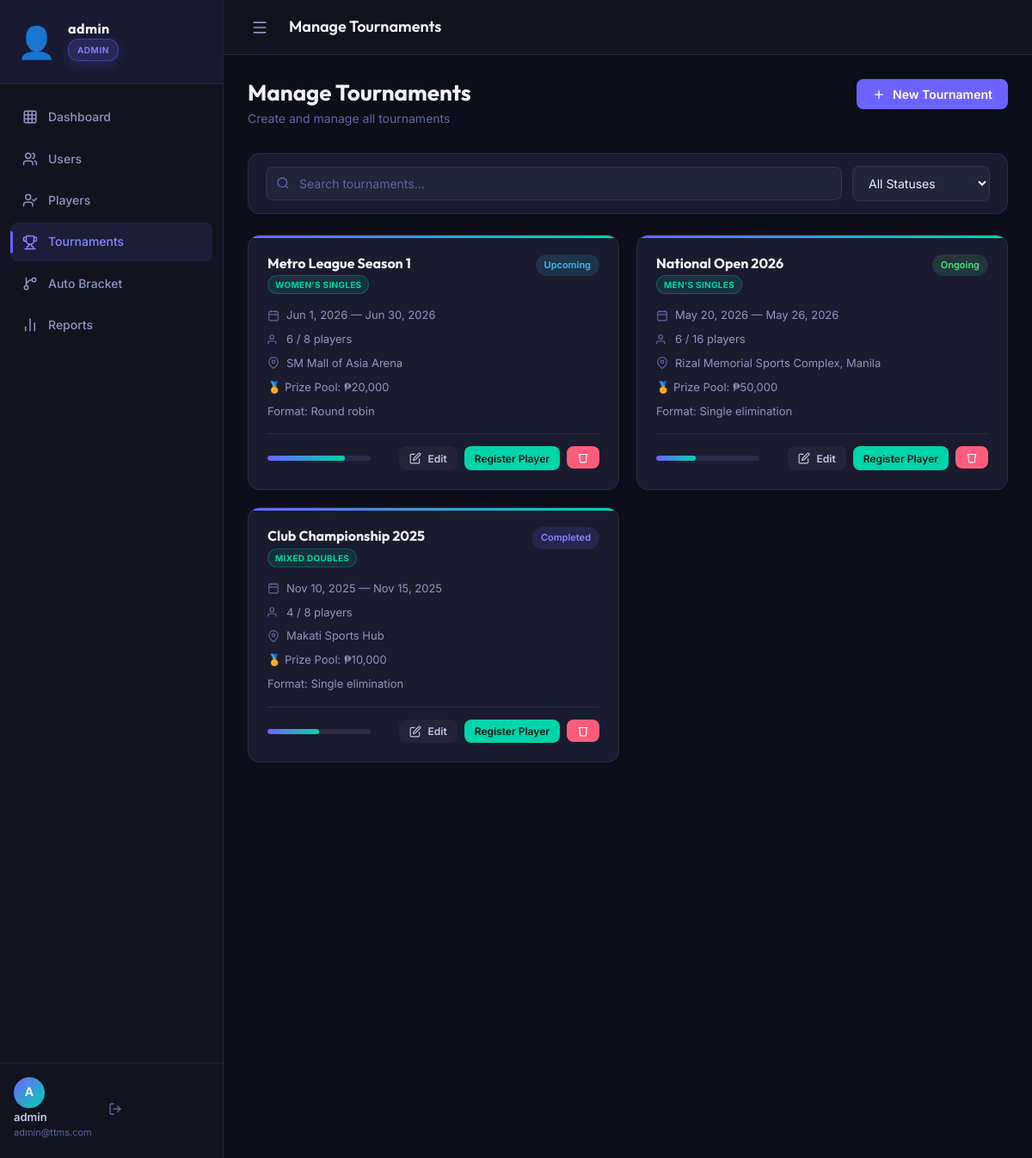
The app's page /admin/manage_tournaments.php (signed in), older data.
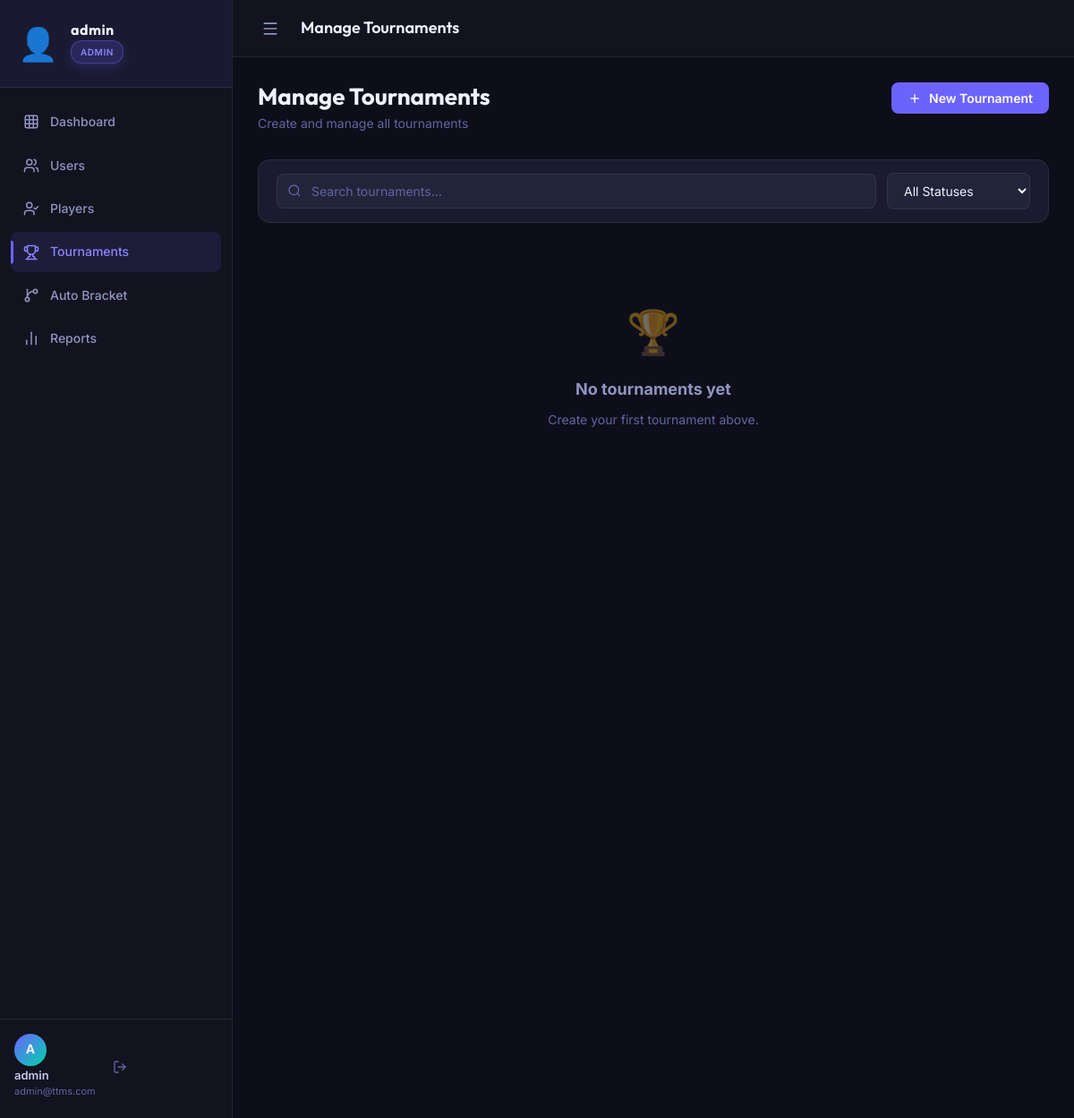
The same page, newer data.
### tables this page shows
CREATE TABLE IF NOT EXISTS tournaments (
    id               INT AUTO_INCREMENT PRIMARY KEY,
    organizer_id     INT          NOT NULL,
    name             VARCHAR(150) NOT NULL,
    category         VARCHAR(100) NOT NULL DEFAULT 'Open Singles',
    description      TEXT,
    format           ENUM('single_elimination','round_robin','double_elimination') NOT NULL DEFAULT 'single_elimination',
    status           ENUM('upcoming','ongoing','completed','cancelled') NOT NULL DEFAULT 'upcoming',
    max_players      INT          NOT NULL DEFAULT 16,
    start_date       DATE         NOT NULL,
    end_date         DATE,
    venue            VARCHAR(150),
    prize_pool       VARCHAR(100),
    prize_champion   VARCHAR(100),
    prize_2nd        VARCHAR(100),
    prize_3rd        VARCHAR(100),
    prize_4th        VARCHAR(100),
    registration_fee VARCHAR(100),
    created_at           TIMESTAMP    DEFAULT CURRENT_TIMESTAMP,
    updated_at           TIMESTAMP    DEFAULT CURRENT_TIMESTAMP ON UPDATE CURRENT_TIMESTAMP,
    proofs_delete_after  DATETIME     NULL DEFAULT NULL,
    FOREIGN KEY (organizer_id) REFERENCES users(id) ON DELETE CASCADE
);

### includes/auth.php (called while the page is built, shortened)
<?php
require_once __DIR__ . '/../config/database.php';
function isLoggedIn(): bool {
    return isset($_SESSION['user_id']) && !empty($_SESSION['user_id']);
}
function getCurrentUser(): ?array {
    return [
        'id'       => $_SESSION['user_id'],
        'username' => $_SESSION['username'],
        'role'     => $_SESSION['role'],
        'email'    => $_SESSION['email'],
    ];
}
function e($val) {
    return htmlspecialchars((string)$val, ENT_QUOTES | ENT_HTML5, 'UTF-8');
}

### modules/tournaments/tournament_functions.php (called while the page is built, shortened)
<?php
require_once __DIR__ . '/../../config/database.php';
function approvedRegistrationCountSql(): string {
    return "(COUNT(DISTINCT CASE WHEN tp.registration_status = 'approved' THEN tp.player_id END)
            + COALESCE((SELECT COUNT(*) FROM tournament_guests tg
                WHERE tg.tournament_id = t.id AND tg.registration_status = 'approved'), 0))";
}
function getAllTournaments(string $search = '', string $status = ''): array {
    $countSql = approvedRegistrationCountSql();
    $sql = "SELECT t.*, u.username AS organizer_name,
                   {$countSql} AS registered_count
            FROM tournaments t
            JOIN users u ON t.organizer_id = u.id
            LEFT JOIN tournament_players tp ON t.id = tp.tournament_id
            WHERE 1=1";
    $params = [];
    $sql .= " GROUP BY t.id ORDER BY t.start_date DESC";
    $stmt = db()->prepare($sql);
    $stmt->execute($params);
    return $stmt->fetchAll();
}
function getTournamentPrizePlaces(?array $tournament): array {
    $places = [
        ['label' => 'Champion', 'value' => trim($tournament['prize_champion'] ?? '')],
        ['label' => '2nd Place', 'value' => trim($tournament['prize_2nd'] ?? '')],
        ['label' => '3rd Place', 'value' => trim($tournament['prize_3rd'] ?? '')],
        ['label' => '4th Place', 'value' => trim($tournament['prize_4th'] ?? '')],
    ];
    $legacy = trim($tournament['prize_pool'] ?? '');
    if ($legacy !== '') {
        return [['label' => 'Prize Pool', 'value' => $legacy]];
    }
    return [];
}

### config/database.php (called while the page is built, shortened)
<?php
class Database {
    private static ?PDO $instance = null;
    public static function getConnection(): PDO {
        if (self::$instance === null) {
            $dsn = "mysql:host=" . DB_HOST . ";dbname=" . DB_NAME . ";charset=" . DB_CHARSET;
            $options = [
                PDO::ATTR_ERRMODE            => PDO::ERRMODE_EXCEPTION,
                PDO::ATTR_DEFAULT_FETCH_MODE => PDO::FETCH_ASSOC,
                PDO::ATTR_EMULATE_PREPARES   => false,
            ];
            try {
                self::$instance = new PDO($dsn, DB_USER, DB_PASS, $options);
            } catch (PDOException $e) {
                die(json_encode(['error' => 'Database connection failed: ' . $e->getMessage()]));
            }
        }
        return self::$instance;
    }
}
function db(): PDO {
    return Database::getConnection();
}

### admin/manage_tournaments.php (the view, shortened to what the changed rows need)
<?php
require_once __DIR__ . '/../includes/auth.php';
require_once __DIR__ . '/../modules/tournaments/tournament_functions.php';
$search       = trim($_GET['search'] ?? '');
$statusFilter = $_GET['status'] ?? '';
$tournaments  = getAllTournaments($search, $statusFilter);
require_once __DIR__ . '/../includes/header.php';
?>
<div class="page-header">
    <div class="page-heading">
        <h1>Manage Tournaments</h1>
    </div>
</div>
<div class="tournament-grid mb-24">
<?php if (empty($tournaments)): ?>
    <div class="empty-state" style="grid-column:1/-1"><div class="empty-icon">🏆</div><h3>No tournaments yet</h3><p>Create your first tournament above.</p></div>
<?php else: ?>
<?php foreach ($tournaments as $t): ?>
<div class="tournament-card">
    <div class="tournament-card-header">
        <div>
            <div class="tournament-name"><?= e($t['name']) ?></div>
            <div style="margin-top: 4px; display: flex; gap: 6px; flex-wrap: wrap;">
                <span style="background: rgba(0, 212, 170, 0.12); border: 1px solid rgba(0, 212, 170, 0.25); padding: 2px 8px; border-radius: 20px; color: var(--accent); font-size: 10px; font-weight: 700; text-transform: uppercase; letter-spacing: 0.3px;">
                    <?= e($t['category'] ?? 'Open Singles') ?>
                </span>
            </div>
        </div>
        <span class="badge badge-<?= e($t['status']) ?>"><?= ucfirst(str_replace('_',' ',$t['status'])) ?></span>
    </div>
    <div class="tournament-meta">
        <span><svg xmlns="http://www.w3.org/2000/svg" viewBox="0 0 24 24" fill="none" stroke="currentColor" stroke-width="2"><rect x="3" y="4" width="18" height="18" rx="2"/><line x1="16" y1="2" x2="16" y2="6"/><line x1="8" y1="2" x2="8" y2="6"/><line x1="3" y1="10" x2="21" y2="10"/></svg><?= date('M j, Y', strtotime($t['start_date'])) ?><?= $t['end_date'] ? ' — '.date('M j, Y', strtotime($t['end_date'])) : '' ?></span>
        <span><svg xmlns="http://www.w3.org/2000/svg" viewBox="0 0 24 24" fill="none" stroke="currentColor" stroke-width="2"><path d="M17 21v-2a4 4 0 0 0-4-4H5a4 4 0 0 0-4 4v2"/><circle cx="9" cy="7" r="4"/></svg><?= $t['registered_count'] ?> / <?= $t['max_players'] ?> players</span>
        <?php if ($t['venue']): ?><span><svg xmlns="http://www.w3.org/2000/svg" viewBox="0 0 24 24" fill="none" stroke="currentColor" stroke-width="2"><path d="M21 10c0 7-9 13-9 13S3 17 3 10a9 9 0 0 1 18 0z"/><circle cx="12" cy="10" r="3"/></svg><?= e($t['venue']) ?></span><?php endif; ?>
        <?php $places = getTournamentPrizePlaces($t); if (!empty($places)): ?>
        <span>🏅 <?php foreach ($places as $i => $p): ?><?= $i > 0 ? ' · ' : '' ?><?= e($p['label']) ?>: <?= e($p['value']) ?><?php endforeach; ?></span>
        <?php endif; ?>
        <span>Format: <?= ucfirst(str_replace('_',' ',$t['format'])) ?></span>
    </div>
    <div class="tournament-footer">
        <div class="progress-bar" style="width:120px;flex-shrink:0">
            <div class="progress-fill" style="width:<?= $t['max_players']>0?min(100,round($t['registered_count']/$t['max_players']*100)):0 ?>%"></div>
        </div>
        <div class="btn-group">
            <button class="btn btn-ghost btn-sm" onclick="openEditTournament(<?= htmlspecialchars(json_encode($t),ENT_QUOTES) ?>)">
                <svg xmlns="http://www.w3.org/2000/svg" width="13" height="13" viewBox="0 0 24 24" fill="none" stroke="currentColor" stroke-width="2"><path d="M11 4H4a2 2 0 0 0-2 2v14a2 2 0 0 0 2 2h14a2 2 0 0 0 2-2v-7"/><path d="M18.5 2.5a2.121 2.121 0 0 1 3 3L12 15l-4 1 1-4 9.5-9.5z"/></svg>
                Edit
            </button>
            <button class="btn btn-accent btn-sm" onclick="openRegisterModal(<?= $t['id'] ?>, '<?= e($t['name']) ?>')">
                Register Player
            </button>
            <form method="POST" style="display:inline">
                <button type="submit" class="btn btn-danger btn-sm" data-confirm="Delete '<?= e($t['name']) ?>'?">
                    <svg xmlns="http://www.w3.org/2000/svg" width="13" height="13" viewBox="0 0 24 24" fill="none" stroke="currentColor" stroke-width="2"><polyline points="3 6 5 6 21 6"/><path d="M19 6l-1 14a2 2 0 0 1-2 2H8a2 2 0 0 1-2-2L5 6"/></svg>
                </button>
            </form>
        </div>
    </div>
</div>
<?php endforeach; ?>
<?php endif; ?>
</div>
<?php require_once __DIR__ . '/../includes/footer.php'; ?>

### includes/header.php (shortened to what the changed rows need)
<?php
require_once __DIR__ . '/auth.php';
$user  = getCurrentUser();
$role  = $user['role'] ?? '';
$navLinks = [];
if ($role === 'admin') {
    $navLinks = [
        ['href' => '/TournamentHQ/admin/index.php',                'icon' => 'grid',        'label' => 'Dashboard'],
        ['href' => '/TournamentHQ/admin/manage_users.php',         'icon' => 'users',       'label' => 'Users'],
        ['href' => '/TournamentHQ/admin/manage_players.php',       'icon' => 'user-check',  'label' => 'Players'],
        ['href' => '/TournamentHQ/admin/manage_tournaments.php',   'icon' => 'trophy',      'label' => 'Tournaments'],
        ['href' => '/TournamentHQ/admin/bracket_generator.php',   'icon' => 'git-branch',  'label' => 'Auto Bracket'],
        ['href' => '/TournamentHQ/admin/reports.php',              'icon' => 'bar-chart-2', 'label' => 'Reports'],
    ];
}
$currentPage = basename($_SERVER['PHP_SELF']);
?>
<!DOCTYPE html>
<html lang="en">
<head>
    <link rel="stylesheet" href="https://unpkg.com/lucide-static@latest/font/lucide.css">
    <link rel="stylesheet" href="/TournamentHQ/assets/css/style.css">
</head>
<body>
<?php if ($user): ?>
<aside class="sidebar" id="sidebar">
    <nav class="sidebar-nav">
        <?php foreach ($navLinks as $link):
            $isActive = (basename($link['href']) === $currentPage) ? 'active' : '';
        ?>
        <a href="<?= e($link['href']) ?>" class="nav-link <?= $isActive ?>">
            <i data-lucide="<?= e($link['icon']) ?>"></i>
            <span><?= e($link['label']) ?></span>
        </a>
        <?php endforeach; ?>
    </nav>
</aside>
<div class="main-wrapper">
    <main class="page-content">
<?php endif; ?>

Row changes from the older to the newer data that the page shows:
removed tournaments: name "Metro League Season 1", category "WOMEN'S SINGLES", status "Upcoming", start_date "Jun 1, 2026", end_date "Jun 30, 2026", registered_count "6", max_players "8", venue "SM Mall of Asia Arena", label "Prize Pool", value "₱20,000", format "Round robin"
removed tournaments: name "National Open 2026", category "MEN'S SINGLES", status "Ongoing", start_date "May 20, 2026", end_date "May 26, 2026", registered_count "6", max_players "16", venue "Rizal Memorial Sports Complex, Manila", label "Prize Pool", value "₱50,000", format "Single elimination"
removed tournaments: name "Club Championship 2025", category "MIXED DOUBLES", status "Completed", start_date "Nov 10, 2025", end_date "Nov 15, 2025", registered_count "4", max_players "8", venue "Makati Sports Hub", label "Prize Pool", value "₱10,000", format "Single elimination"
Text that changed along with them:
text now shown: "🏆 No tournaments yet Create your first tournament above."
